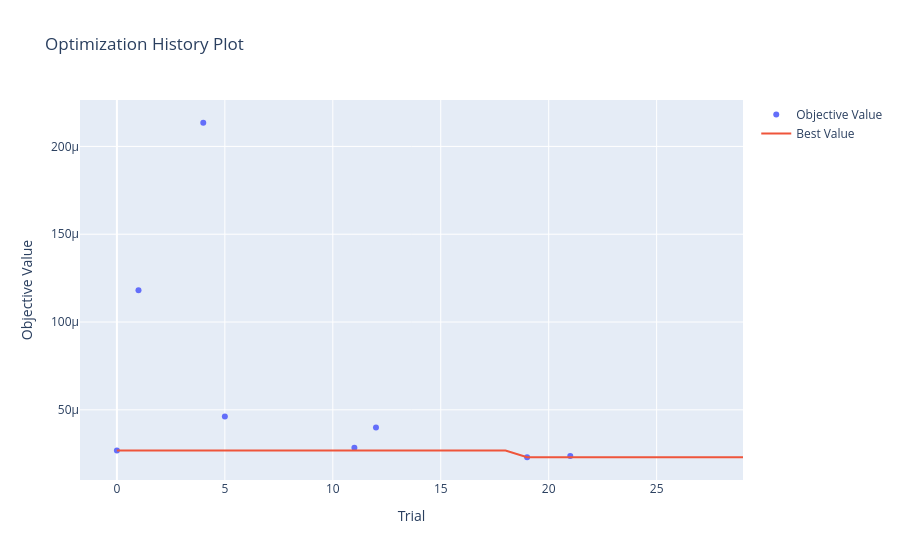

This figure's notebook cell:
### Code cell
plot_optimization_history(study)

### Figure 1 — Plotly figure (JSON) as saved in the notebook; plotly's stock layout.template omitted (floating-point values rounded to 4 significant figures)
{"data": [{"mode": "markers", "name": "Objective Value", "type": "scatter", "x": [0, 1, 4, 5, 11, 12, 19, 21], "y": [2.683e-05, 0.0001182, 0.0002135, 4.628e-05, 2.837e-05, 3.998e-05, 2.3e-05, 2.365e-05]}, {"mode": "lines", "name": "Best Value", "type": "scatter", "x": [0, 1, 2, 3, 4, 5, 6, 7, 8, 9, 10, 11, 12, 13, 14, 15, 16, 17, 18, 19, 20, 21, 22, 23, 24, 25, 26, 27, 28, 29], "y": [2.683e-05, 2.683e-05, 2.683e-05, 2.683e-05, 2.683e-05, 2.683e-05, 2.683e-05, 2.683e-05, 2.683e-05, 2.683e-05, 2.683e-05, 2.683e-05, 2.683e-05, 2.683e-05, 2.683e-05, 2.683e-05, 2.683e-05, 2.683e-05, 2.683e-05, 2.3e-05, 2.3e-05, 2.3e-05, 2.3e-05, 2.3e-05, 2.3e-05, 2.3e-05, 2.3e-05, 2.3e-05, 2.3e-05, 2.3e-05]}, {"marker": {"color": "#cccccc"}, "mode": "markers", "name": "Infeasible Trial", "showlegend": false, "type": "scatter", "x": [], "y": []}], "layout": {"title": {"text": "Optimization History Plot"}, "xaxis": {"title": {"text": "Trial"}}, "yaxis": {"title": {"text": "Objective Value"}}}}
